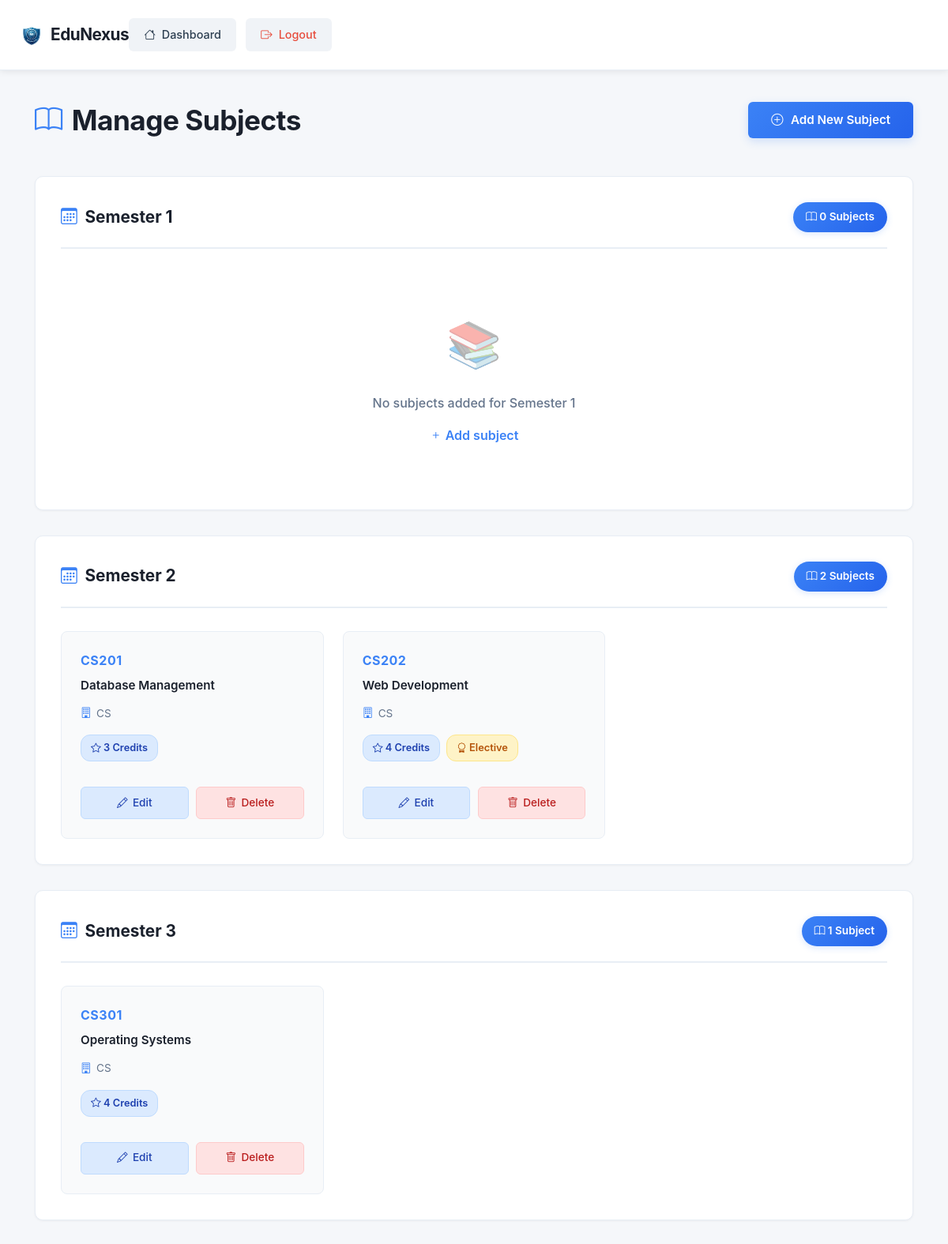
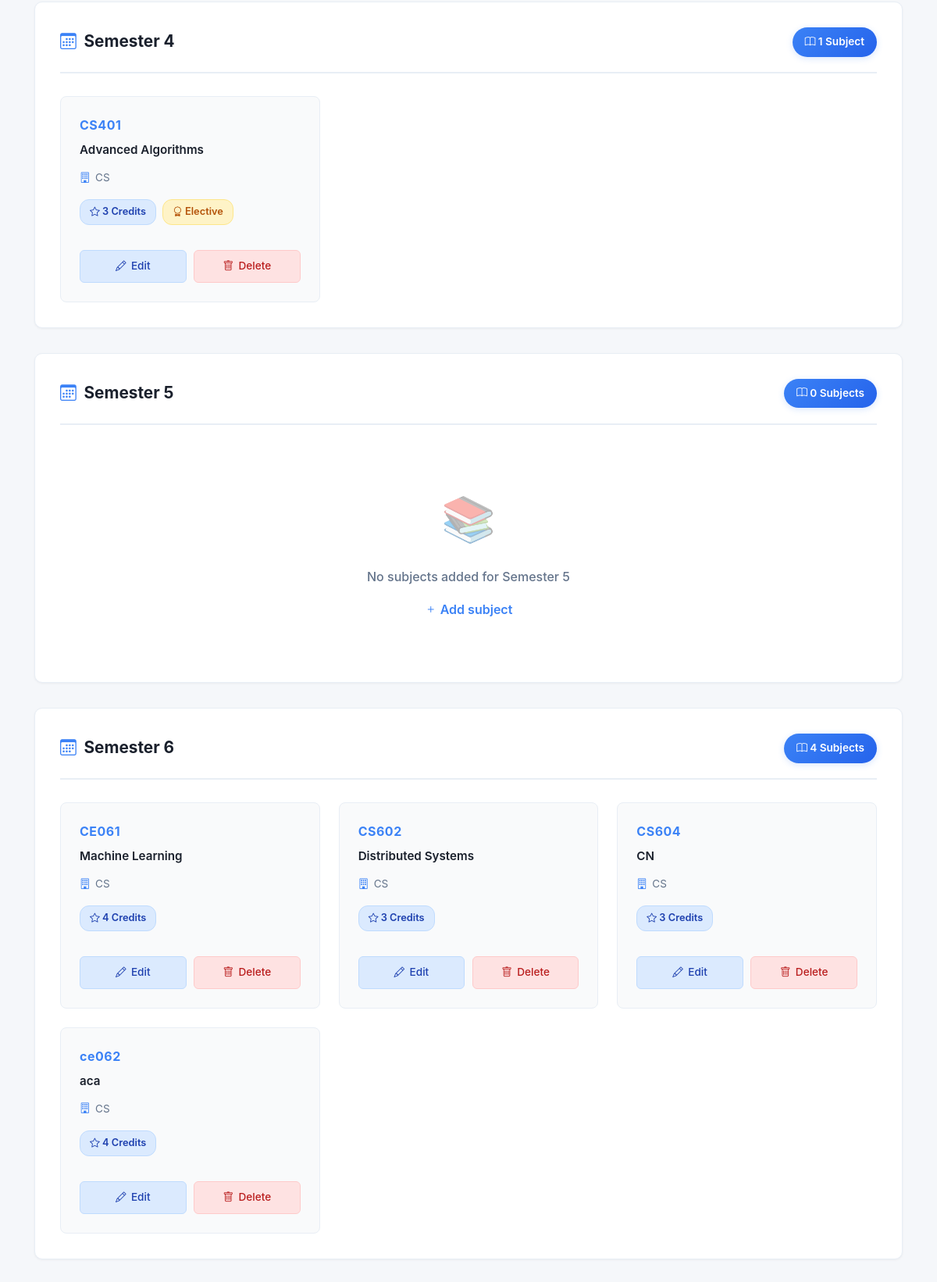
Page /admin_app/admin_dashboard/manage_subjects/ (signed in, upper part) on the committed database (2 pictures, top to bottom).
### admin_app/models.py (models this page shows, shortened)
class Subject(models.Model):
    code = models.CharField(max_length=20, unique=True)   # e.g., "23CE610"
    name = models.CharField(max_length=200, unique=True)  # e.g., "ADVANCED COMPUTER ARCHITECTURE"
    credits = models.IntegerField(default=4)
    semester = models.IntegerField(choices=[(i, f"Semester {i}") for i in range(1, 9)])
    is_elective = models.BooleanField(default=False)
    department = models.ForeignKey(Department, on_delete=models.PROTECT, related_name='subjects')
    syllabus_url = models.URLField(blank=True, null=True)
    created_at = models.DateTimeField(auto_now_add=True)
    class Meta:
        ordering = ['semester', 'code']
        unique_together = ['code', 'department']

class Department(models.Model):
    name = models.CharField(max_length=200, unique=True)  # e.g., "Faculty of Technology"
    code = models.CharField(max_length=10, unique=True)   # e.g., "FoT"
    head = models.ForeignKey('Faculty', on_delete=models.SET_NULL, null=True, blank=True, related_name='headed_departments')
    created_at = models.DateTimeField(auto_now_add=True)
    class Meta:
        ordering = ['name']

### admin_app/views.py (the view)
# urls.py: path("admin_dashboard/manage_subjects/", views.manage_subjects, name="manage_subjects"),
@staff_member_required
def manage_subjects(request):
    from .forms import SubjectForm
    subjects_by_semester = {}
    for i in range(1, 9):
        subjects_by_semester[i] = Subject.objects.filter(semester=i).order_by('code')
    return render(request, 'admin_app/manage_subjects.html', {
        'subjects_by_semester': subjects_by_semester
    })

### project1/context_processors.py (called while the page is built)
def session_timeout(request):
    return {
        'SESSION_TIMEOUT_SECONDS': getattr(settings, 'SESSION_COOKIE_AGE', 1800),
    }

### admin_app/templates/admin_app/manage_subjects.html (shortened to what this page needs)
{% load static %}
<!DOCTYPE html>
<html lang="en">
<head>
    <link href="https://cdn.jsdelivr.net/npm/bootstrap@5.1.3/dist/css/bootstrap.min.css" rel="stylesheet">
    <link rel="stylesheet" href="https://cdn.jsdelivr.net/npm/bootstrap-icons@1.10.0/font/bootstrap-icons.css">
</head>
<body>
    <nav class="navbar">
        <div class="container-fluid px-4">
            <div class="d-flex justify-content-between align-items-center">
                <span class="navbar-text" style="display:flex;align-items:center;gap:8px;">
                    <img src="{% static 'images/logo.png' %}" alt="EduNexus" style="height:32px;width:32px;object-fit:contain;"> EduNexus
                </span>
                <div class="nav-buttons">
                    <a href="/admin_app/admin_dashboard/" class="nav-btn">
                        <i class="bi bi-house"></i> Dashboard
                    </a>
                    <a href="/accounts/logout/" class="nav-btn logout">
                        <i class="bi bi-box-arrow-right"></i> Logout
                    </a>
                </div>
            </div>
        </div>
    </nav>
    <div class="container-wrapper">
        <div class="container-lg">
            <div class="page-header">
                <h1 class="page-title">
                    <i class="bi bi-book"></i>Manage Subjects
                </h1>
                <a href="{% url 'admin_app:add_subject' %}" class="add-subject-btn">
                    <i class="bi bi-plus-circle"></i> Add New Subject
                </a>
            </div>
            {% if subjects_by_semester %}
                {% for semester, subjects in subjects_by_semester.items %}
                    <div class="semester-section">
                        <div class="semester-header">
                            <h2 class="semester-title">
                                <i class="bi bi-calendar3"></i>
                                Semester {{ semester }}
                            </h2>
                            <span class="subject-count">
                                <i class="bi bi-book"></i> {{ subjects.count }} Subject{{ subjects.count|pluralize }}
                            </span>
                        </div>
                        {% if subjects %}
                            <div class="subjects-grid">
                                {% for subject in subjects %}
                                    <div class="subject-card">
                                        <div class="subject-code">{{ subject.code }}</div>
                                        <div class="subject-name">{{ subject.name }}</div>
                                        <div class="subject-meta">
                                            {% if subject.department %}
                                                <span class="meta-item">
                                                    <i class="bi bi-building"></i>
                                                    {{ subject.department.code }}
                                                </span>
                                            {% endif %}
                                        </div>
                                        <div style="display: flex; gap: 0.5rem; margin-bottom: 1rem; flex-wrap: wrap;">
                                            <span class="credit-badge">
                                                <i class="bi bi-star"></i> {{ subject.credits }} Credits
                                            </span>
                                            {% if subject.is_elective %}
                                                <span class="elective-badge">
                                                    <i class="bi bi-award"></i> Elective
                                                </span>
                                            {% endif %}
                                        </div>
                                        <div class="subject-actions">
                                            <a href="{% url 'admin_app:edit_subject' subject.id %}" class="btn-sm btn-edit">
                                                <i class="bi bi-pencil"></i> Edit
                                            </a>
                                            <a href="{% url 'admin_app:delete_subject' subject.id %}" class="btn-sm btn-delete">
                                                <i class="bi bi-trash"></i> Delete
                                            </a>
                                        </div>
                                    </div>
                                {% endfor %}
                            </div>
                        {% else %}
                            <div class="empty-semester">
                                <div class="empty-icon">📚</div>
                                <div class="empty-text">No subjects added for Semester {{ semester }}</div>
                                <a href="{% url 'admin_app:add_subject' %}" class="add-link">
                                    <i class="bi bi-plus"></i> Add subject
                                </a>
                            </div>
                        {% endif %}
                    </div>
                {% endfor %}
            {% endif %}
        </div>
    </div>
</body>
</html>

### admin_app/templates/admin_app/manage_subjects.html (style rules this page uses)
* { margin: 0; padding: 0; box-sizing: border-box; }
body { background: #f5f7fa; font-family: 'Inter', -apple-system, BlinkMacSystemFont, 'Segoe UI', 'Roboto', sans-serif; color: #2c3e50; line-height: 1.6; }
.navbar { background: white; box-shadow: 0 2px 8px rgba(0, 0, 0, 0.08); padding: 1.2rem 0; border-bottom: 1px solid #e8eef5; }
.navbar-text { color: #1a202c; font-size: 1.3rem; font-weight: 700; letter-spacing: -0.5px; display: flex; align-items: center; gap: 0.5rem; }
.nav-buttons { display: flex; gap: 0.75rem; }
.nav-btn { padding: 0.6rem 1.2rem; border: none; border-radius: 6px; background: #f0f3f7; color: #2c3e50; font-weight: 500; font-size: 0.9rem; cursor: pointer; text-decoration: none; transition: all 0.3s ease; display: inline-flex; align-items: center; gap: 0.5rem; }
.nav-btn.logout { color: #e74c3c; }
.container-wrapper { padding: 2.5rem 2rem; }
.page-header { display: flex; justify-content: space-between; align-items: center; margin-bottom: 3rem; flex-wrap: wrap; gap: 1.5rem; }
.page-title { font-size: 2.2rem; font-weight: 700; color: #1a202c; margin: 0; display: flex; align-items: center; gap: 0.75rem; letter-spacing: -0.5px; }
.page-title i { color: #3b82f6; }
.add-subject-btn { background: linear-gradient(135deg, #3b82f6 0%, #2563eb 100%); color: white; padding: 0.7rem 1.8rem; border: none; border-radius: 6px; font-weight: 600; font-size: 0.95rem; cursor: pointer; text-decoration: none; display: inline-flex; align-items: center; gap: 0.6rem; transition: all 0.3s ease; box-shadow: 0 4px 12px rgba(59, 130, 246, 0.2); }
.semester-section { background: white; border-radius: 10px; padding: 2rem; margin-bottom: 2rem; border: 1px solid #e8eef5; transition: all 0.3s ease; box-shadow: 0 1px 3px rgba(0, 0, 0, 0.05); }
.semester-header { display: flex; justify-content: space-between; align-items: center; margin-bottom: 1.8rem; padding-bottom: 1.2rem; border-bottom: 2px solid #e8eef5; }
.semester-title { font-size: 1.3rem; font-weight: 700; color: #1a202c; margin: 0; display: flex; align-items: center; gap: 0.6rem; }
.semester-title i { color: #3b82f6; }
.subject-count { background: linear-gradient(135deg, #3b82f6 0%, #2563eb 100%); color: white; padding: 0.5rem 1rem; border-radius: 20px; font-weight: 600; font-size: 0.85rem; box-shadow: 0 2px 8px rgba(59, 130, 246, 0.2); }
.subjects-grid { display: grid; grid-template-columns: repeat(auto-fill, minmax(300px, 1fr)); gap: 1.5rem; }
.subject-card { background: #f9fafb; border: 1px solid #e8eef5; border-radius: 8px; padding: 1.5rem; transition: all 0.3s ease; display: flex; flex-direction: column; position: relative; overflow: hidden; }
.subject-card::before { content: ''; position: absolute; top: 0; left: 0; right: 0; height: 3px; background: linear-gradient(90deg, #3b82f6 0%, #2563eb 100%); transform: scaleX(0); transform-origin: left; transition: transform 0.3s ease; }
.subject-code { font-weight: 700; color: #3b82f6; font-size: 1rem; margin-bottom: 0.4rem; letter-spacing: 0.5px; }
.subject-name { font-weight: 600; color: #1a202c; margin-bottom: 0.8rem; font-size: 0.95rem; }
.subject-meta { display: flex; gap: 1rem; margin-bottom: 1rem; font-size: 0.85rem; color: #64748b; flex-wrap: wrap; }
.meta-item { display: flex; align-items: center; gap: 0.4rem; }
.meta-item i { color: #3b82f6; }
.credit-badge { background: #dbeafe; color: #1e40af; padding: 0.35rem 0.75rem; border-radius: 12px; font-weight: 600; font-size: 0.8rem; border: 1px solid #bfdbfe; }
.elective-badge { background: #fef3c7; color: #b45309; padding: 0.35rem 0.75rem; border-radius: 12px; font-weight: 600; font-size: 0.8rem; border: 1px solid #fde68a; }
.subject-actions { display: flex; gap: 0.6rem; margin-top: auto; padding-top: 1rem; }
.btn-sm { padding: 0.55rem 1rem; font-size: 0.85rem; border: none; border-radius: 6px; cursor: pointer; text-decoration: none; display: inline-flex; align-items: center; justify-content: center; gap: 0.4rem; transition: all 0.3s ease; flex: 1; font-weight: 500; }
.btn-edit { background: #dbeafe; color: #1e40af; border: 1px solid #bfdbfe; }
.btn-delete { background: #fee2e2; color: #b91c1c; border: 1px solid #fecaca; }
.empty-semester { text-align: center; padding: 3rem 2rem; color: #94a3b8; }
.empty-icon { font-size: 3.5rem; margin-bottom: 1rem; opacity: 0.4; }
.empty-text { font-size: 1rem; margin-bottom: 1rem; color: #64748b; font-weight: 500; }
.add-link { color: #3b82f6; text-decoration: none; font-weight: 600; transition: all 0.3s ease; display: inline-block; }

### rows in the picture
Subject: code "CS201", name "Database Management", department.code "CS", credits "3"
Subject: code "CS202", name "Web Development", department.code "CS", credits "4", is_elective True (drawn)
Subject: code "CS301", name "Operating Systems", department.code "CS", credits "4"
Subject: code "CS401", name "Advanced Algorithms", department.code "CS", credits "3", is_elective True (drawn)
Subject: code "CE061", name "Machine Learning", department.code "CS", credits "4"
Subject: code "CS602", name "Distributed Systems", department.code "CS", credits "3"
Subject: code "CS604", name "CN", department.code "CS", credits "3"
Subject: code "ce062", name "aca", department.code "CS", credits "4"

### other values in the picture
{{ semester }} "1" "2" "3" "4" "5" "6"
{{ subjects.count }} "0" "2" "1" "1" "0" "4"
{{ semester }} "1" "5"
